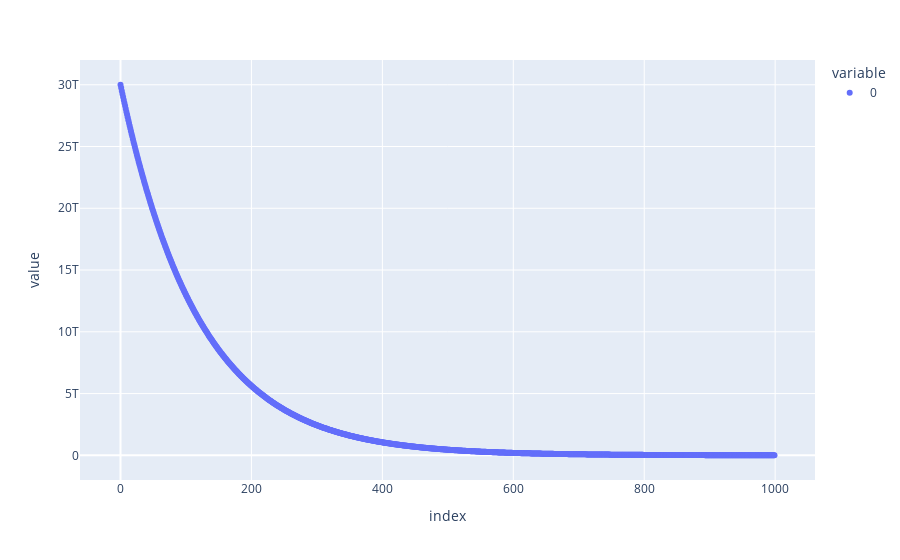

The cell this chart's notebook holds for it:
### Code cell
d2 = 3e13
d3 = 7e9

px.scatter(np.geomspace(3e13,7e9,1000))

### Figure 1 — Plotly figure (JSON) as saved in the notebook; plotly's stock layout.template omitted (floating-point values rounded to 4 significant figures; data arrays with more than 128 entries replaced by an {"elided": "..."} marker saying what was removed)
{"data": [{"hovertemplate": "variable=0<br>index=%{x}<br>value=%{y}<extra></extra>", "legendgroup": "0", "marker": {"color": "#636efa", "symbol": "circle"}, "mode": "markers", "name": "0", "orientation": "v", "showlegend": true, "type": "scatter", "x": {"elided": "1000 int values"}, "xaxis": "x", "y": {"elided": "1000 float values"}, "yaxis": "y"}], "layout": {"legend": {"title": {"text": "variable"}, "tracegroupgap": 0}, "margin": {"t": 60}, "xaxis": {"anchor": "y", "domain": [0, 1], "title": {"text": "index"}}, "yaxis": {"anchor": "x", "domain": [0, 1], "title": {"text": "value"}}}}
